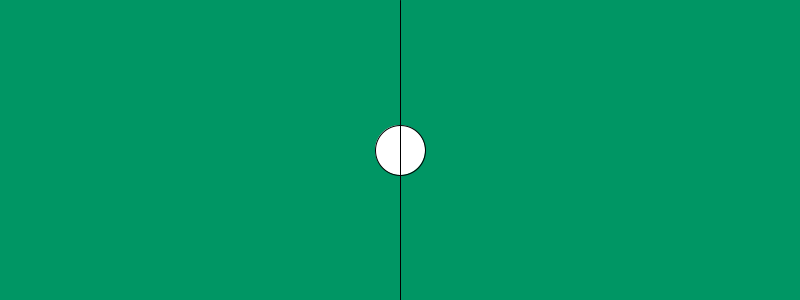
Frame 1 (no input)
Frame 60 (the mouse pressed at the canvas centre just before this capture): identical to frame 1, image omitted
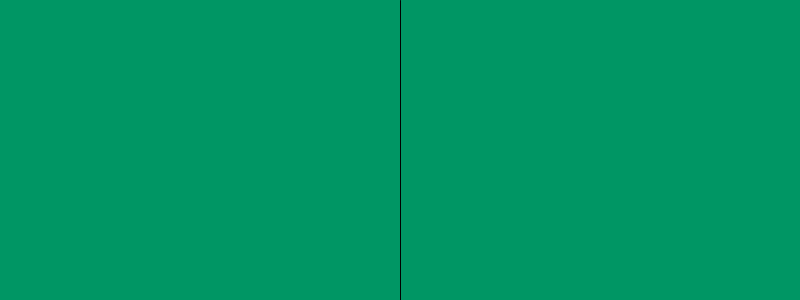
Frame 120 (the mouse held since frame 60 and released just before this capture)

The Processing sketch that drew these frames (run headless with seeded random() and noise(); from frame 60 on, the mouse is pressed at the canvas centre):

// Processing sketch: variable_animada_2_pde
// ── variable_animada_2_pde.pde
float posX;
float velDer;
float velIzq;

void setup() {
  size(800, 300);
  posX = width/2;
  velDer = 10;
  velIzq = 10;
}

void draw() {
  background(0, 150, 100);

  if (mousePressed) {
    if (mouseX>width/2) {
      posX = posX + velDer;
    } else {
      posX = posX - velIzq;
    }
  }

  println(posX);
  ellipse (posX, height/2, 50, 50);
  line(width/2, 0, width/2, height);
}

void keyPressed() {
  if (key == CODED) {
    if (keyCode == RIGHT) {
      posX = posX + velDer;
    }
    if (keyCode == LEFT) {
      posX = posX - velIzq;
    }
  }

  if (key=='s') {
    posX = posX + velDer;
  }
  if (key=='a') {
    posX = posX - velIzq;
  }
}
